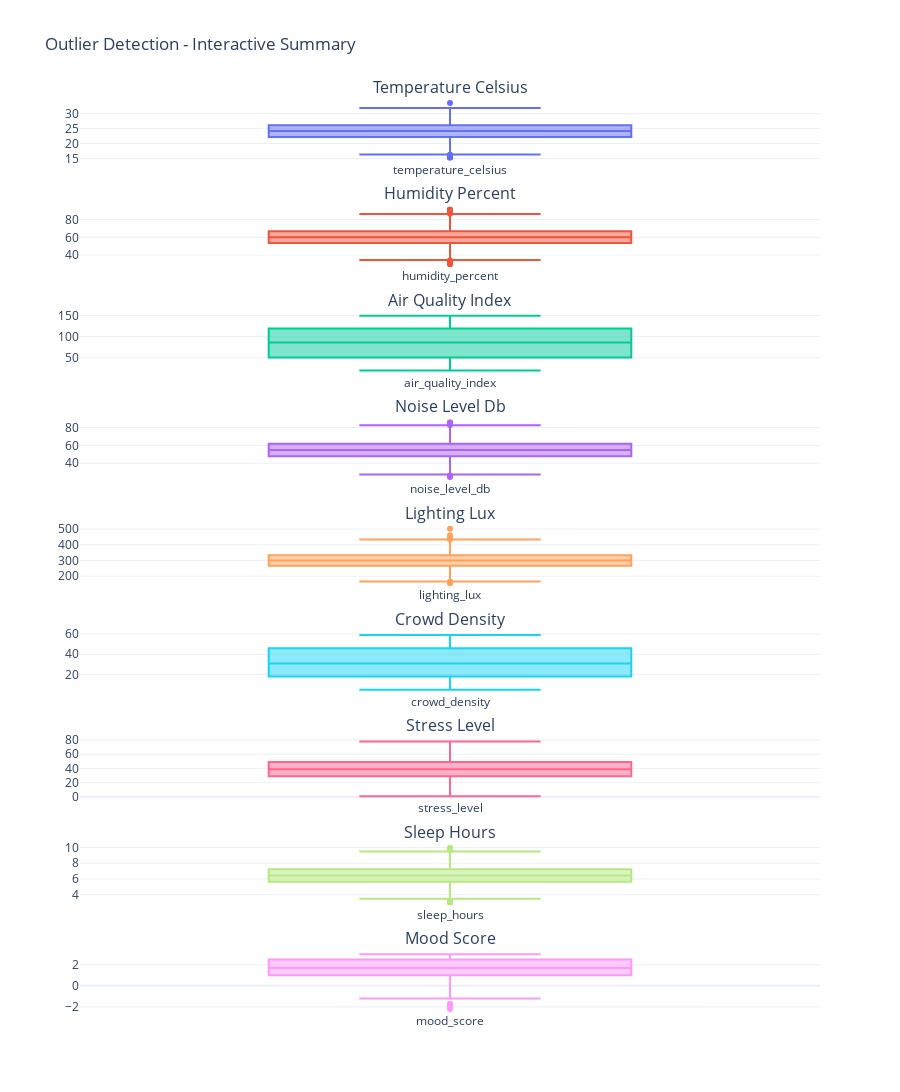

The notebook cell this image was saved under:
### Markdown cell above
**Outlier Detection**

We employ comprehensive statistical analysis and visual exploration techniques to identify potential outliers and anomalous values across all numerical variables in the dataset. This systematic approach combines summary statistics, distribution analysis, and interactive visualizations to detect values that deviate significantly from expected patterns. Detecting and appropriately handling outliers is essential for maintaining data integrity, as these extreme values can disproportionately influence statistical analyses, skew correlation coefficients, and compromise machine learning model performance. Our methodology allows us to distinguish between legitimate extreme observations and genuine data quality issues, enabling informed decisions about whether to investigate, correct, or exclude these values based on their context and potential impact on the analysis.

### Code cell
import plotly.graph_objects as go
from plotly.subplots import make_subplots

def create_interactive_summary(df):
    numerical_cols = df.select_dtypes(include=[np.number]).columns
    numerical_cols = [col for col in numerical_cols if col != 'location_id']
    
    fig = make_subplots(
        rows=len(numerical_cols), cols=1,
        subplot_titles=[col.replace('_', ' ').title() for col in numerical_cols],
        vertical_spacing=0.05
    )
    
    for i, col in enumerate(numerical_cols, 1):
        fig.add_trace(
            go.Box(y=df[col], name=col, boxpoints='outliers'),
            row=i, col=1
        )
    
    fig.update_layout(
        height=300 * len(numerical_cols),
        title_text="Outlier Detection - Interactive Summary",
        showlegend=False,
        template="plotly_white"
    )
    
    return fig

fig = create_interactive_summary(mental_health_df)
fig.show()

### Figure 1 — Plotly figure (JSON) as saved in the notebook; plotly's stock layout.template omitted (floating-point values rounded to 4 significant figures; data arrays with more than 128 entries replaced by an {"elided": "..."} marker saying what was removed)
{"data": [{"boxpoints": "outliers", "name": "temperature_celsius", "type": "box", "xaxis": "x", "y": {"elided": "1000 float values"}, "yaxis": "y"}, {"boxpoints": "outliers", "name": "humidity_percent", "type": "box", "xaxis": "x2", "y": {"elided": "1000 float values"}, "yaxis": "y2"}, {"boxpoints": "outliers", "name": "air_quality_index", "type": "box", "xaxis": "x3", "y": {"elided": "1000 int values"}, "yaxis": "y3"}, {"boxpoints": "outliers", "name": "noise_level_db", "type": "box", "xaxis": "x4", "y": {"elided": "1000 float values"}, "yaxis": "y4"}, {"boxpoints": "outliers", "name": "lighting_lux", "type": "box", "xaxis": "x5", "y": {"elided": "1000 int values"}, "yaxis": "y5"}, {"boxpoints": "outliers", "name": "crowd_density", "type": "box", "xaxis": "x6", "y": {"elided": "1000 int values"}, "yaxis": "y6"}, {"boxpoints": "outliers", "name": "stress_level", "type": "box", "xaxis": "x7", "y": {"elided": "1000 int values"}, "yaxis": "y7"}, {"boxpoints": "outliers", "name": "sleep_hours", "type": "box", "xaxis": "x8", "y": {"elided": "1000 float values"}, "yaxis": "y8"}, {"boxpoints": "outliers", "name": "mood_score", "type": "box", "xaxis": "x9", "y": {"elided": "1000 float values"}, "yaxis": "y9"}], "layout": {"annotations": [{"font": {"size": 16}, "showarrow": false, "text": "Temperature Celsius", "x": 0.5, "xanchor": "center", "xref": "paper", "y": 1, "yanchor": "bottom", "yref": "paper"}, {"font": {"size": 16}, "showarrow": false, "text": "Humidity Percent", "x": 0.5, "xanchor": "center", "xref": "paper", "y": 0.8833, "yanchor": "bottom", "yref": "paper"}, {"font": {"size": 16}, "showarrow": false, "text": "Air Quality Index", "x": 0.5, "xanchor": "center", "xref": "paper", "y": 0.7667, "yanchor": "bottom", "yref": "paper"}, {"font": {"size": 16}, "showarrow": false, "text": "Noise Level Db", "x": 0.5, "xanchor": "center", "xref": "paper", "y": 0.65, "yanchor": "bottom", "yref": "paper"}, {"font": {"size": 16}, "showarrow": false, "text": "Lighting Lux", "x": 0.5, "xanchor": "center", "xref": "paper", "y": 0.5333, "yanchor": "bottom", "yref": "paper"}, {"font": {"size": 16}, "showarrow": false, "text": "Crowd Density", "x": 0.5, "xanchor": "center", "xref": "paper", "y": 0.4167, "yanchor": "bottom", "yref": "paper"}, {"font": {"size": 16}, "showarrow": false, "text": "Stress Level", "x": 0.5, "xanchor": "center", "xref": "paper", "y": 0.3, "yanchor": "bottom", "yref": "paper"}, {"font": {"size": 16}, "showarrow": false, "text": "Sleep Hours", "x": 0.5, "xanchor": "center", "xref": "paper", "y": 0.1833, "yanchor": "bottom", "yref": "paper"}, {"font": {"size": 16}, "showarrow": false, "text": "Mood Score", "x": 0.5, "xanchor": "center", "xref": "paper", "y": 0.06667, "yanchor": "bottom", "yref": "paper"}], "height": 2700, "showlegend": false, "title": {"text": "Outlier Detection - Interactive Summary"}, "xaxis": {"anchor": "y", "domain": [0, 1]}, "xaxis2": {"anchor": "y2", "domain": [0, 1]}, "xaxis3": {"anchor": "y3", "domain": [0, 1]}, "xaxis4": {"anchor": "y4", "domain": [0, 1]}, "xaxis5": {"anchor": "y5", "domain": [0, 1]}, "xaxis6": {"anchor": "y6", "domain": [0, 1]}, "xaxis7": {"anchor": "y7", "domain": [0, 1]}, "xaxis8": {"anchor": "y8", "domain": [0, 1]}, "xaxis9": {"anchor": "y9", "domain": [0, 1]}, "yaxis": {"anchor": "x", "domain": [0.9333, 1]}, "yaxis2": {"anchor": "x2", "domain": [0.8167, 0.8833]}, "yaxis3": {"anchor": "x3", "domain": [0.7, 0.7667]}, "yaxis4": {"anchor": "x4", "domain": [0.5833, 0.65]}, "yaxis5": {"anchor": "x5", "domain": [0.4667, 0.5333]}, "yaxis6": {"anchor": "x6", "domain": [0.35, 0.4167]}, "yaxis7": {"anchor": "x7", "domain": [0.2333, 0.3]}, "yaxis8": {"anchor": "x8", "domain": [0.1167, 0.1833]}, "yaxis9": {"anchor": "x9", "domain": [0, 0.06667]}}}
